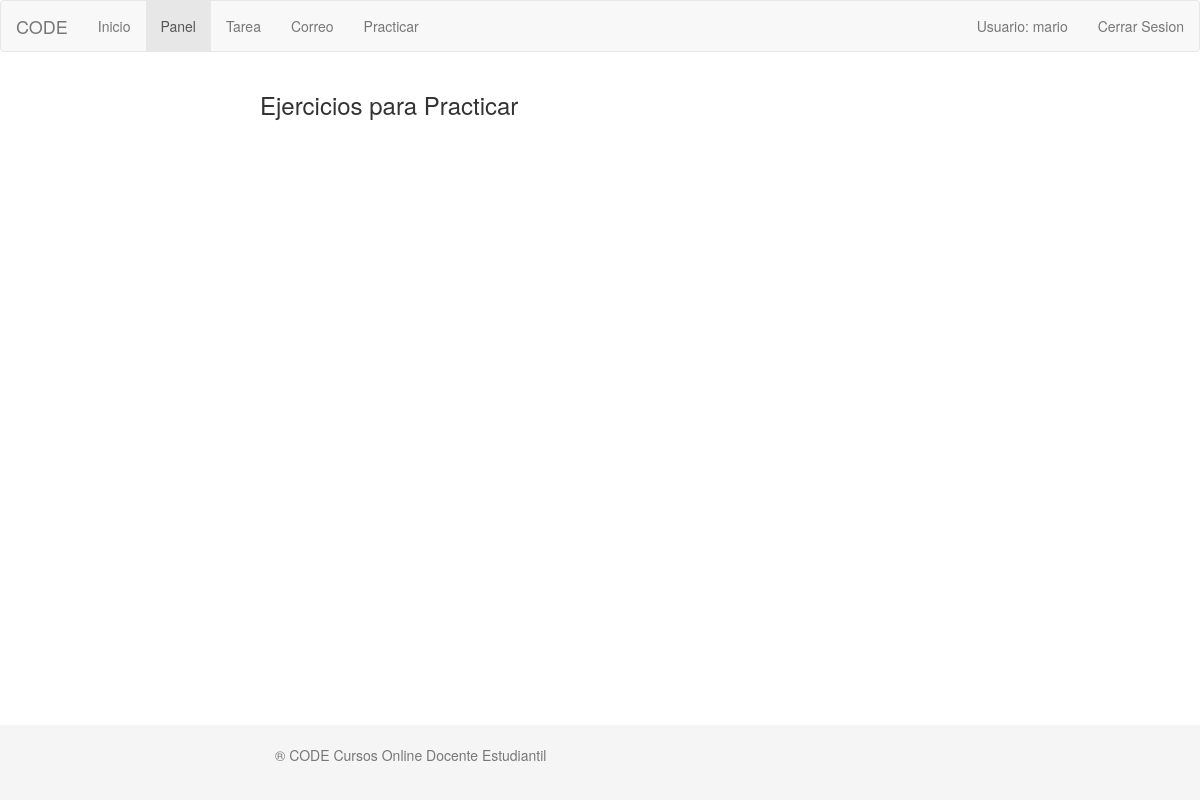
Page /practicar.php (signed in) on the earlier database version.
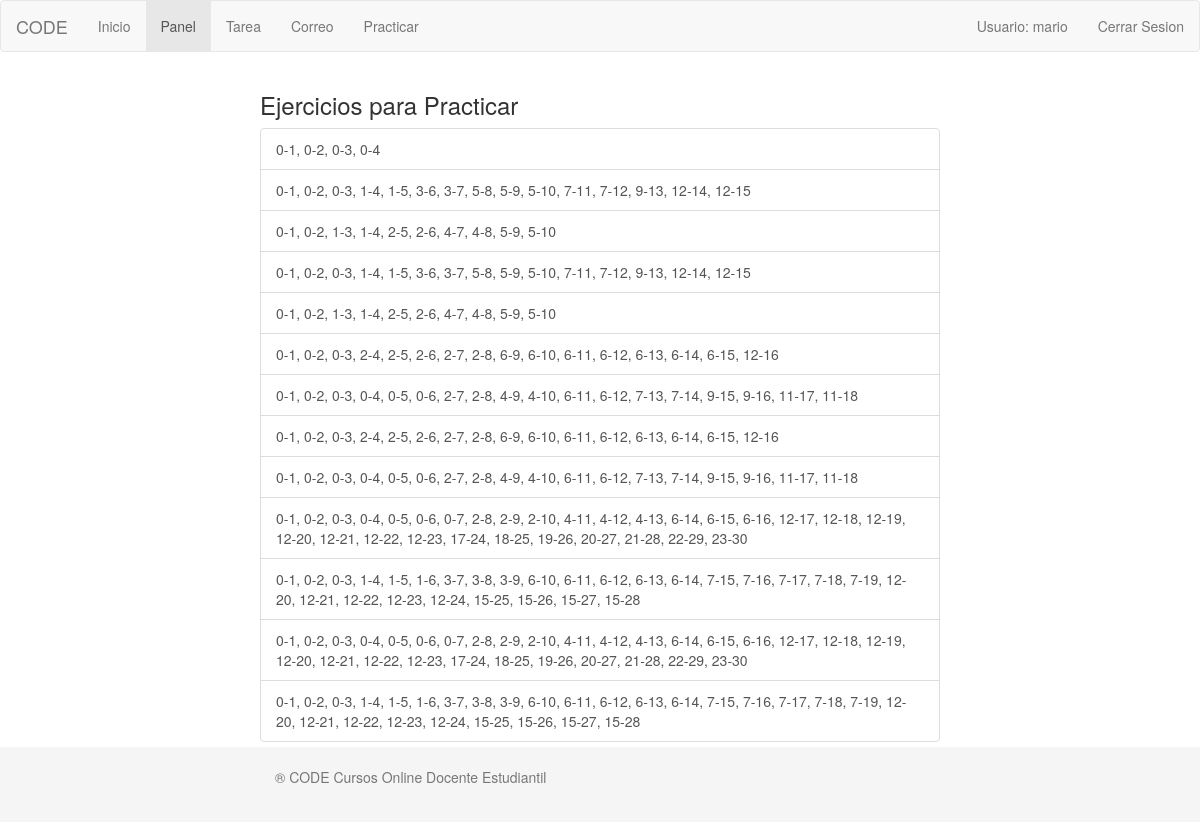
Same page on the later database version.
### tables this page shows
CREATE TABLE `practica` (
  `id` int(11) NOT NULL,
  `arbol` varchar(255) DEFAULT NULL,
  `rec_dfs` varchar(255) DEFAULT NULL,
  `rec_bfs` varchar(255) DEFAULT NULL
);

### modelo/Practicas.php (called while the page is built, shortened)
<?php
require 'BDConeccion.php';
class Tareas
{
	public function listaTareas($usuario) {
 		$this->coneccion = new BDConeccion();
 		$this->coneccion->conectar();
 		$resultado = $this->coneccion->consulta("SELECT * FROM practica");
 		return $resultado;
 	}
}

### modelo/BDConeccion.php (called while the page is built, shortened)
<?php
class BDConeccion {
   private $conexion;
   public function conectar()
   {
      if(!isset($this->conexion))
      {
        $this->conexion = (mysql_connect("localhost","root","root")) or die(mysql_error());
      }
   }
     public function consulta($sql)
     {
        $resultado = mysql_query($sql,$this->conexion);
        return $resultado;
    }
}

### practicar.php (the view, shortened to what this page needs)
<?php
if(isset($_SESSION['user'])){
$usuario = $_SESSION['user'];
}
else{
echo '<script>alert("Necesita iniciar sesion para acceder a esta pagina.");</script>';
echo '<script>window.location="index.php";</script>';
}
?>
<!DOCTYPE html>
<html lang="">
	<head>
		<link rel="stylesheet" href="css/bootstrap.min.css">
		<link rel="stylesheet" type="text/css" href="css/styles.css?update=12102006">
	</head>
	<body>
		<nav role="navigation" class="navbar navbar-default">
			<div class="navbar-header">
				<a href="#" class="navbar-brand">CODE</a>
			</div>
			<div id="navbarCollapse" class="collapse navbar-collapse">
				<ul class="nav navbar-nav">
					<li ><a href="index.php">Inicio</a></li>
					<li class="active"><a href="estudiante.php">Panel</a></li>
					<li ><a href="listaTareas.php">Tarea</a></li>
					<li ><a href="correo.php">Correo</a></li>
					<li ><a href="practicar.php">Practicar</a></li>
				</ul>
				<ul class="nav navbar-nav navbar-right">
					<li><a  data-toggle="collapse" data-target="#collap_user" href="#">Usuario:
					<?php echo ''.$usuario.''?></a></li>
					<li><a href="cerrarSesion.php">Cerrar Sesion</a></li>
				</ul>
			</div>
		</nav>
		<div class="container">
			<div class="row">
				<h3>Ejercicios para Practicar</h3>
				<div class="list-group">
				  <?php
	                    require 'modelo/Practicas.php';
	                    $tarea1 = new Tareas();
	                    $tareas = $tarea1->listaTareas($usuario);
	                ?>
	                <?php
	                    while ( $tarea = mysql_fetch_array($tareas)) {
	                          echo "<a href='practica.php?arbol=".$tarea['arbol']."' class='list-group-item'> ". $tarea['arbol']."</a>";
	                    }
	                ?>
				</div>
			</div>
		</div>
		<footer class="footer">
			<div class="container">
				<p class="text-muted">® CODE Cursos Online Docente Estudiantil</p>
			</div>
		</footer>
	</body>
</html>

### css/styles.css (style rules this page uses)
html { position: relative; min-height: 100%; }
body { margin-bottom: 60px; }
.footer { position: absolute; bottom: 0; width: 100%; height: 75px; background-color: #f5f5f5; }
.container { width: auto; max-width: 680px; padding: 0 15px; }
.container .text-muted { margin: 20px 0; }

Differences in the rows shown:
added practica: arbol "0-1, 0-2, 0-3, 0-4"
added practica: arbol "0-1, 0-2, 0-3, 1-4, 1-5, 3-6, 3-7, 5-8, 5-9, 5-10, 7-11, 7-12, 9-13, 12-14, 12-15"
added practica: arbol "0-1, 0-2, 1-3, 1-4, 2-5, 2-6, 4-7, 4-8, 5-9, 5-10"
added practica: arbol "0-1, 0-2, 0-3, 1-4, 1-5, 3-6, 3-7, 5-8, 5-9, 5-10, 7-11, 7-12, 9-13, 12-14, 12-15"
added practica: arbol "0-1, 0-2, 1-3, 1-4, 2-5, 2-6, 4-7, 4-8, 5-9, 5-10"
added practica: arbol "0-1, 0-2, 0-3, 2-4, 2-5, 2-6, 2-7, 2-8, 6-9, 6-10, 6-11, 6-12, 6-13, 6-14, 6-15, 12-16"
added practica: arbol "0-1, 0-2, 0-3, 0-4, 0-5, 0-6, 2-7, 2-8, 4-9, 4-10, 6-11, 6-12, 7-13, 7-14, 9-15, 9-16, 11-17, 11-18"
added practica: arbol "0-1, 0-2, 0-3, 2-4, 2-5, 2-6, 2-7, 2-8, 6-9, 6-10, 6-11, 6-12, 6-13, 6-14, 6-15, 12-16"
added practica: arbol "0-1, 0-2, 0-3, 0-4, 0-5, 0-6, 2-7, 2-8, 4-9, 4-10, 6-11, 6-12, 7-13, 7-14, 9-15, 9-16, 11-17, 11-18"
added practica: arbol "0-1, 0-2, 0-3, 0-4, 0-5, 0-6, 0-7, 2-8, 2-9, 2-10, 4-11, 4-12, 4-13, 6-14, 6-15, 6-16, 12-17, 12-18, 12-19, 12-20, 12-21, 12-22, 12-23, 17-24, 18-25, 19-26, 20-27, 21-28, 22-29, 23-30"
added practica: arbol "0-1, 0-2, 0-3, 1-4, 1-5, 1-6, 3-7, 3-8, 3-9, 6-10, 6-11, 6-12, 6-13, 6-14, 7-15, 7-16, 7-17, 7-18, 7-19, 12-20, 12-21, 12-22, 12-23, 12-24, 15-25, 15-26, 15-27, 15-28"
added practica: arbol "0-1, 0-2, 0-3, 0-4, 0-5, 0-6, 0-7, 2-8, 2-9, 2-10, 4-11, 4-12, 4-13, 6-14, 6-15, 6-16, 12-17, 12-18, 12-19, 12-20, 12-21, 12-22, 12-23, 17-24, 18-25, 19-26, 20-27, 21-28, 22-29, 23-30"
added practica: arbol "0-1, 0-2, 0-3, 1-4, 1-5, 1-6, 3-7, 3-8, 3-9, 6-10, 6-11, 6-12, 6-13, 6-14, 7-15, 7-16, 7-17, 7-18, 7-19, 12-20, 12-21, 12-22, 12-23, 12-24, 15-25, 15-26, 15-27, 15-28"
